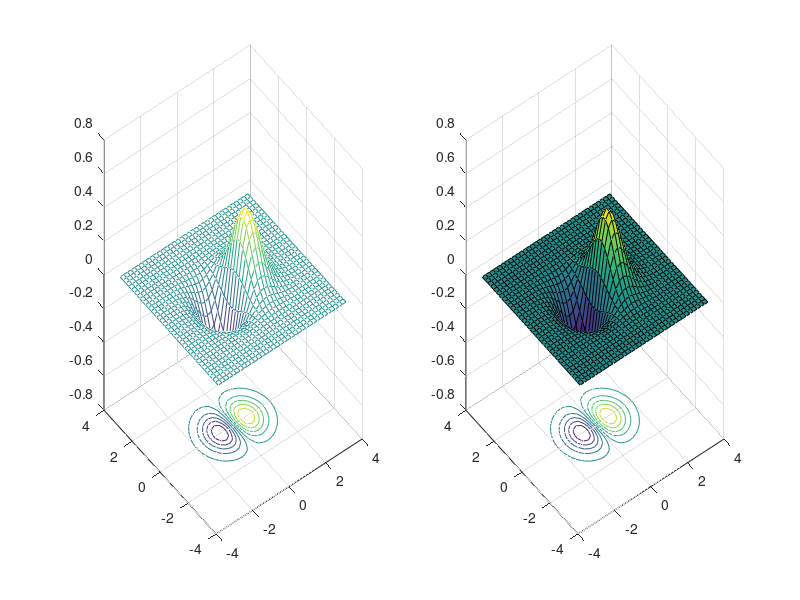

Reproduce this figure in MATLAB.
x = -3.5:0.2:3.5;
y = -3.5:0.2:3.5;
[X,Y] = meshgrid(x, y);
Z =  X.*exp(-X.^2-Y.^2);
subplot(1,2,1);
meshc(X,Y,Z);
subplot(1,2,2)
surfc(X,Y,Z);

